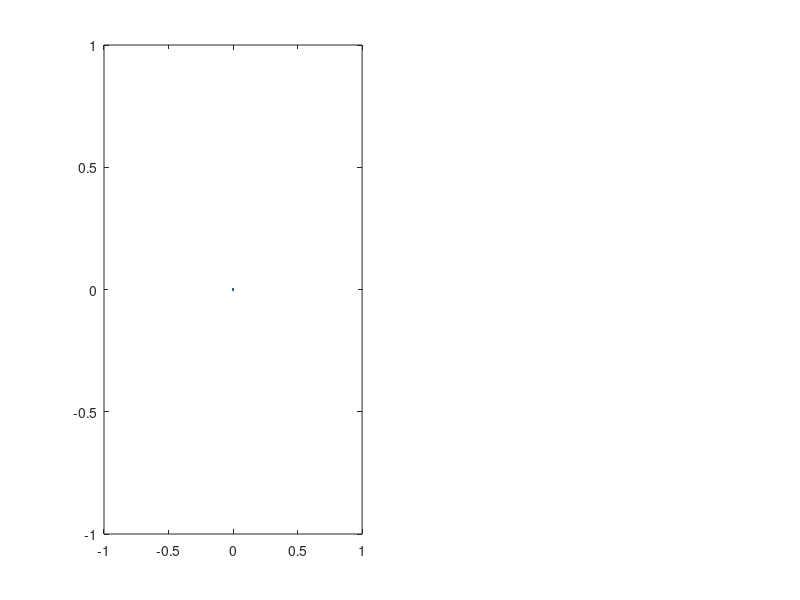

The MATLAB source for this figure: (Note: this script raises an error after producing the figure.)
clear all
close all
f1 = figure;
f2 = figure;

figure(f1); %~~~~~~~~~~~~~~~~~~~~~~~~~~~~~~ main plot
subplot(1,2,1);
view(3);
plot(0,0,".")
h2 = animatedline('Color',[0.7 0 0]);
h1 = animatedline('Color',[0 .7 .7]);
% Generate axes
axis([-1.2,1.2,-1.2,1.2,-1.2,1.2])
pbaspect([1, 1, 1])
grid on 


% Initial conditions

position1 = [1,0,0];
velocity1 = [0,1,0];
accel1 = [0,0,0];
mass1 = 10;
timestep = 0.001;   % ~~~~~~~~~~~~~~~~~~~~Timestep
timer = 0;

position2 = [0,0,0];
velocity2 = [0,0,0];
accel2 = [0,0,0];
mass2 = 10^6;

g = 0.00000430091;
distchecksmall = -1;
distcheckbig = 9999999999;
looper1 = 0;

figure(f2); %~~~~~~~~~~~~~~~~~~~~~~~~~~~~~~~~~ graphs
subplot(2,2,1)
yyaxis left
kegraph = animatedline('Color',[0 .7 .7]);
yyaxis right
gpegraph = animatedline('Color',[.7 0 0]);
totalgraph = animatedline();
subplot(2,2,2)
angular = animatedline('Color',[0 0.7 0]);

subplot(2,2,3) %~~~~~total energy relative error
energyerror = animatedline('Color',[0.9 0 0]);
subplot(2,2,4)
angerrorg = animatedline('Color',[0.9 0 0]);







% Loop for this long
for k = 1:100/0.001
      
    
    % Integrate for motion    
    if looper1 == 0
        direction = (position2-position1);
        dist = norm(direction);
        accel1 = g*mass2*direction/(dist^3);   
        accel2 = -g*mass1*direction/(dist^3); 
        
        velocity1 = velocity1 + accel1*timestep;
        velocity2 = velocity2 + accel2*timestep;
        position1 = position1 + velocity1*timestep;
        position2 = position2 + velocity2*timestep;
        
        position1old = position1;
        position2old = position2;
        velocity1old = velocity1;
        velocity2old = velocity2;
        
        looper1 = looper1 + 1;
    end
    if looper1 > 0
        
        velocityhalf1 = velocity1old + accel1*timestep/2;
        velocityhalf2 = velocity2old + accel2*timestep/2;
       
        position2 = position2old + velocityhalf2*timestep;
        position1 = position1old + velocityhalf1*timestep;
        
        direction = (position2-position1);
        dist = norm(direction);
        accel1 = g*mass2*direction/(dist^3);   
        accel2 = -g*mass1*direction/(dist^3); 
        
        velocity1 = velocityhalf1 + accel1*timestep/2;      
        velocity2 = velocityhalf2 + accel2*timestep/2;
        
        position1old = position1;
        position2old = position2;
        velocity1old = velocity1;
        velocity2old = velocity2;
    end
    
    
    
    
    
    
    
    
    % Verlet; x = 2x - x_old + 2at
    
    
    % Energy graphs
    ke = 0.5*mass1*norm(velocity1)^2 + 0.5*mass2*norm(velocity2)^2;
    gpe = -g*mass1*mass2/dist;
    engerror = abs(-38.0091-(ke+gpe))/(38.0091);
    % Angular momentum
    r = direction;
    p = velocity1*mass1;
    angmom = norm(cross(r,velocity2-velocity1));
    angerror = abs(1-angmom)/1;
    
    % Sketch in the points
    timer = timer + timestep;
    
    
    %addpoints(h2,position2(1),position2(2),position2(3))
    %addpoints(h1,position1(1),position1(2),position1(3))
    
    addpoints(h2,position2(1)-position1(1),position2(2)-position1(2),position2(3)-position1(3))
    addpoints(h1,0,0,0)
    
    addpoints(kegraph,timer,ke)
    addpoints(gpegraph,timer,gpe)
    addpoints(totalgraph,timer,ke+gpe)
    addpoints(energyerror,timer,engerror)
    
    addpoints(angular,timer,angmom)
    addpoints(angerrorg,timer,angerror)

    drawnow limitrate
    
    
    % Find semi-major axis
    if dist > distchecksmall
        distchecksmall = dist;
        positioncheck1 = position1;
    end
    if dist < distcheckbig
        distcheckbig = dist;
        positioncheck2 = position1;
    end
    
    
   mass1 = mass1+100;
    
    
end

a = (distchecksmall + distcheckbig)/2;
cent = (positioncheck1 + positioncheck2)/2;
e = norm(cent/a);
Eccentricity = e
Semilatusrectum = a*(1-e*e)
Semimajoraxis = a
Semiminoraxis = a*sqrt(1-e*e)
Relorbitalperiod = 2*pi*sqrt((a^3)/(g*(mass1+mass2)))

figure(f1);
subplot(1,2,2); %~~~~~~~~~~~~~~~~~~~~~~~~~~~~~~~~~~~~~~Analytic solution
b = Semiminoraxis; % vertical radius
x0=cent(1); % x0,y0 ellipse centre coordinates
y0=cent(2);
t=-pi:0.01:pi;
x=x0+a*cos(t);
y=y0+b*sin(t);

plot(x,y)
axis([-1.2,1.2,-1.2,1.2])
pbaspect([1, 1, 1])
